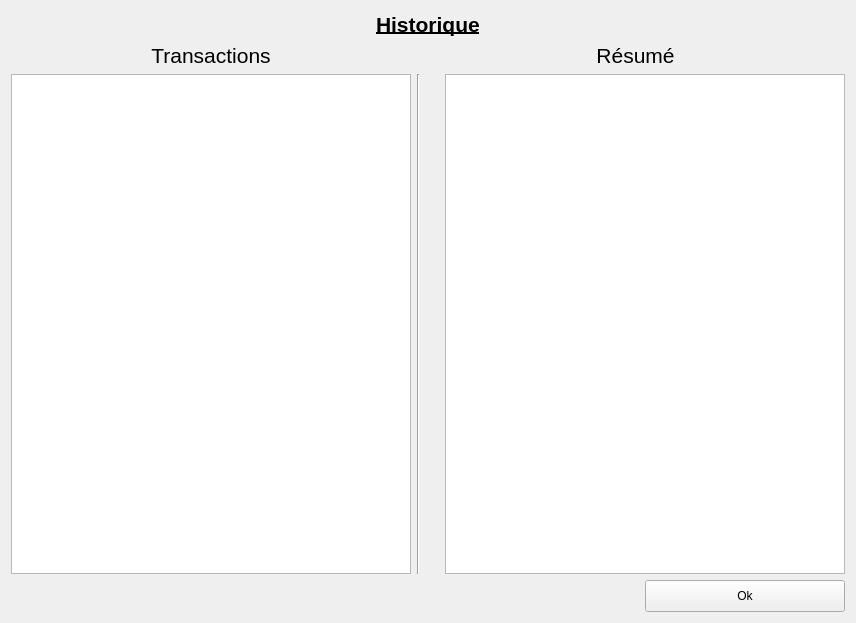
<?xml version="1.0" encoding="UTF-8"?>
<ui version="4.0">
 <class>widget</class>
 <widget class="QWidget" name="widget">
  <property name="geometry">
   <rect>
    <x>0</x>
    <y>0</y>
    <width>856</width>
    <height>623</height>
   </rect>
  </property>
  <property name="windowTitle">
   <string/>
  </property>
  <layout class="QGridLayout" name="gridLayout">
   <item row="0" column="0">
    <layout class="QGridLayout" name="top_grid_2">
     <item row="2" column="0" alignment="Qt::AlignLeft|Qt::AlignVCenter">
      <widget class="QTextBrowser" name="transactions_browser">
       <property name="sizePolicy">
        <sizepolicy hsizetype="Preferred" vsizetype="Preferred">
         <horstretch>0</horstretch>
         <verstretch>0</verstretch>
        </sizepolicy>
       </property>
       <property name="minimumSize">
        <size>
         <width>400</width>
         <height>500</height>
        </size>
       </property>
      </widget>
     </item>
     <item row="3" column="2" colspan="2">
      <widget class="QPushButton" name="validate_button">
       <property name="sizePolicy">
        <sizepolicy hsizetype="Fixed" vsizetype="Fixed">
         <horstretch>0</horstretch>
         <verstretch>0</verstretch>
        </sizepolicy>
       </property>
       <property name="minimumSize">
        <size>
         <width>200</width>
         <height>32</height>
        </size>
       </property>
       <property name="layoutDirection">
        <enum>Qt::RightToLeft</enum>
       </property>
       <property name="text">
        <string>Ok</string>
       </property>
      </widget>
     </item>
     <item row="2" column="1">
      <widget class="Line" name="line">
       <property name="orientation">
        <enum>Qt::Vertical</enum>
       </property>
      </widget>
     </item>
     <item row="0" column="0" colspan="4" alignment="Qt::AlignHCenter">
      <widget class="QLabel" name="title_label">
       <property name="font">
        <font>
         <pointsize>16</pointsize>
         <weight>75</weight>
         <bold>true</bold>
         <underline>true</underline>
        </font>
       </property>
       <property name="text">
        <string>Historique</string>
       </property>
      </widget>
     </item>
     <item row="1" column="0">
      <widget class="QLabel" name="transactions_label">
       <property name="font">
        <font>
         <pointsize>16</pointsize>
         <weight>50</weight>
         <bold>false</bold>
         <underline>false</underline>
        </font>
       </property>
       <property name="text">
        <string>Transactions</string>
       </property>
       <property name="alignment">
        <set>Qt::AlignCenter</set>
       </property>
      </widget>
     </item>
     <item row="1" column="2" colspan="2">
      <widget class="QLabel" name="resume_label">
       <property name="font">
        <font>
         <pointsize>16</pointsize>
         <weight>50</weight>
         <bold>false</bold>
         <underline>false</underline>
        </font>
       </property>
       <property name="text">
        <string>Résumé</string>
       </property>
       <property name="alignment">
        <set>Qt::AlignCenter</set>
       </property>
      </widget>
     </item>
     <item row="2" column="2" colspan="2" alignment="Qt::AlignRight|Qt::AlignVCenter">
      <widget class="QTextBrowser" name="resume_browser">
       <property name="sizePolicy">
        <sizepolicy hsizetype="Maximum" vsizetype="Fixed">
         <horstretch>0</horstretch>
         <verstretch>0</verstretch>
        </sizepolicy>
       </property>
       <property name="minimumSize">
        <size>
         <width>400</width>
         <height>500</height>
        </size>
       </property>
       <property name="lineWidth">
        <number>0</number>
       </property>
      </widget>
     </item>
    </layout>
   </item>
  </layout>
 </widget>
 <tabstops>
  <tabstop>validate_button</tabstop>
  <tabstop>transactions_browser</tabstop>
  <tabstop>resume_browser</tabstop>
 </tabstops>
 <resources/>
 <connections/>
</ui>
